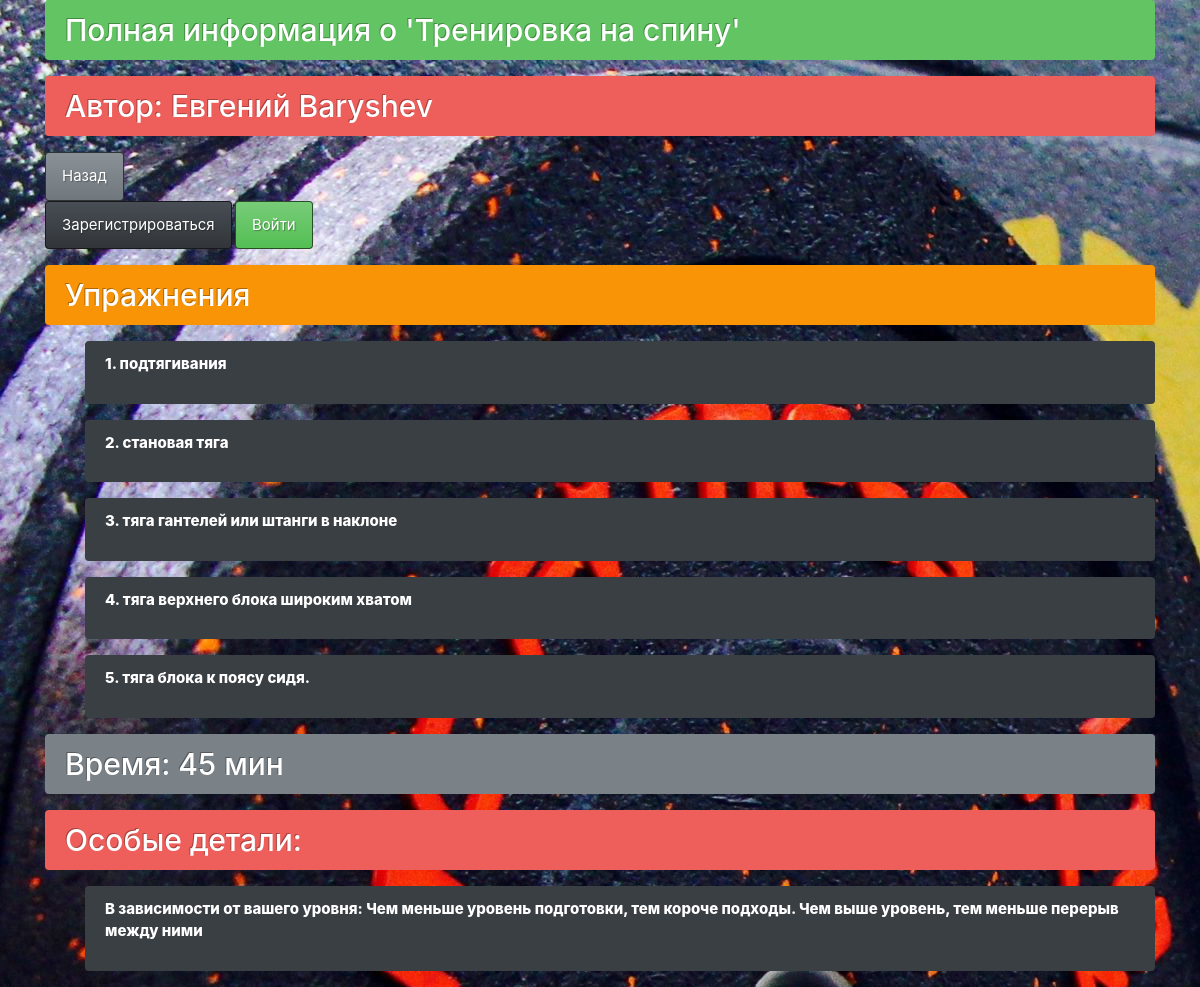
The page /show/7 on the database its author committed.
### data1/recipes.py (models this page shows)
class Recipes(SqlAlchemyBase, SerializerMixin):
    __tablename__ = 'recipes'
    id = sqlalchemy.Column(sqlalchemy.Integer,
                           primary_key=True, autoincrement=True)
    personal_id = sqlalchemy.Column(sqlalchemy.Integer,
                                    sqlalchemy.ForeignKey("users.id"))
    name_recipe = sqlalchemy.Column(sqlalchemy.String, nullable=True)
    cooking_time = sqlalchemy.Column(sqlalchemy.String, nullable=True)
    start_date = sqlalchemy.Column(sqlalchemy.DateTime,
                                     default=datetime.datetime.now)
    end_date = sqlalchemy.Column(sqlalchemy.DateTime,
                                     default=datetime.datetime.now)
    ingredients = sqlalchemy.Column(sqlalchemy.String, nullable=True)
    about = sqlalchemy.Column(sqlalchemy.String, nullable=True)
    food = sqlalchemy.Column(sqlalchemy.String, nullable=True)
    name_photo = sqlalchemy.Column(sqlalchemy.String, nullable=True)
    category = sqlalchemy.Column(sqlalchemy.String, nullable=True)
    coeff_popular = sqlalchemy.Column(sqlalchemy.Integer, default=0)
    user = orm.relationship('User')

### data1/users.py (models this page shows, shortened)
class User(SqlAlchemyBase, UserMixin, SerializerMixin):
    __tablename__ = 'users'
    id = sqlalchemy.Column(sqlalchemy.Integer,
                           primary_key=True, autoincrement=True)
    surname = sqlalchemy.Column(sqlalchemy.String, nullable=True)
    name = sqlalchemy.Column(sqlalchemy.String, nullable=True)
    age = sqlalchemy.Column(sqlalchemy.String, nullable=True)
    birth = sqlalchemy.Column(sqlalchemy.String, nullable=True)
    email = sqlalchemy.Column(sqlalchemy.String,
                              index=True, unique=True, nullable=True)
    hashed_password = sqlalchemy.Column(sqlalchemy.String, nullable=True)
    modified_date  = sqlalchemy.Column(sqlalchemy.DateTime,
                                     default=datetime.datetime.now)
    city_from = sqlalchemy.Column(sqlalchemy.String, nullable=True)
    rec = orm.relationship("Recipes", back_populates='user')

### main.py (the view)
    @app.route('/show/<int:id>', methods=['GET', 'POST'])
    def show(id):
        db_sess = db_session.create_session()
        rec = db_sess.query(Recipes).filter(Recipes.id == id,
                                                  ).first()
        user = db_sess.query(User).filter(Recipes.id == id,
                                          Recipes.personal_id == User.id,
                                                  ).first()
        if rec:
            rec.coeff_popular = rec.coeff_popular + 1
            db_sess.commit()
            return render_template('show.html', title='Полная информация о ',
                                   cook=rec.food,
                                   time=rec.cooking_time,
                                   name=user.name,
                                   surname=user.surname,
                                   name_recipe=rec.name_recipe,
                                   ingredients=rec.ingredients)
        else:
            abort(404)
        return redirect('/')

### data1/db_session.py (called while the page is built)
def create_session() -> Session:
    global __factory
    return __factory()

### templates/show.html
{% extends "base.html" %}
{% block content %}
<h2 class="alert alert-success" role="alert">{{ title }} '{{ name_recipe }}'</h2>
<h2 class="alert alert-danger" role="alert">Автор: {{ name }} {{ surname }}</h2>
<a href="/" class="btn btn-secondary">Назад</a>
{% if current_user.is_authenticated %}
            <div class="alert alert-light" role="alert" >
              Пользователь: <a href="/logout" class="alert-link">{{ current_user.name }}</a>
            </div>
        {% else %}
            <p>
                <a class="btn btn-primary " href="/register">Зарегистрироваться</a>
                <a class="btn btn-success" href="/login">Войти</a>
            </p>
{% endif %}
<h2 class="alert alert-warning" role="alert">Упражнения</h2>
{% set ingredients_list = ingredients.split(",") %}
<ul>
    {% for val in ingredients_list %}
    <div class="alert alert-primary" role="alert">
        <p>{{ loop.index }}. {{ val }}</p>
    </div>
    {% endfor %}
</ul>
<h2 class="alert alert-secondary" role="alert">Время: {{ time }}</h2>
<h2 class="alert alert-danger" role="alert">Особые детали:</h2>
<ul>
<div class="alert alert-primary" role="alert">
  <p>{{ cook }}</p>
</div>
</ul>
{% endblock %}

### static/css/fon_web_1.css (style rules this page uses)
body { background-image: url(../img_3/fon4.jpg); background-repeat: repeat-y; }

### static/css/fon_text.css (style rules this page uses)
p { font-weight: 800; font-style: Didot; color: rgb(255, 255, 255); }

### rows shown on the page
Recipes: name_recipe "Тренировка на спину", cooking_time "45 мин", food "В зависимости от вашего уровня: Чем меньше уровень подготовки, тем короче подходы. Чем выше уровень, тем меньше перерыв между ними"
User: name "Евгений", surname "Baryshev"

### other values the page prints
{{ title }} "Полная информация о"
{{ val }} "подтягивания" "становая тяга" "тяга гантелей или штанги в наклоне" "тяга верхнего блока широким хватом" "тяга блока к поясу сидя."
